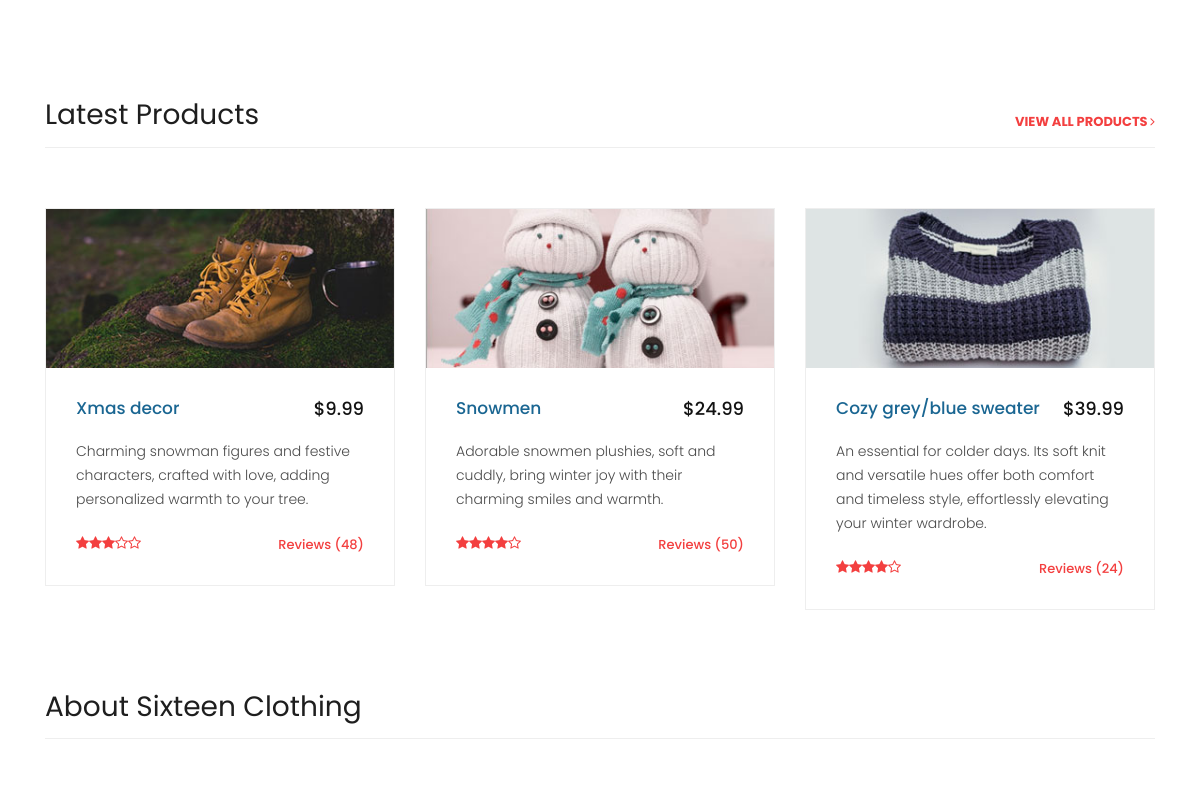
Before: / (middle part) with the older database file.
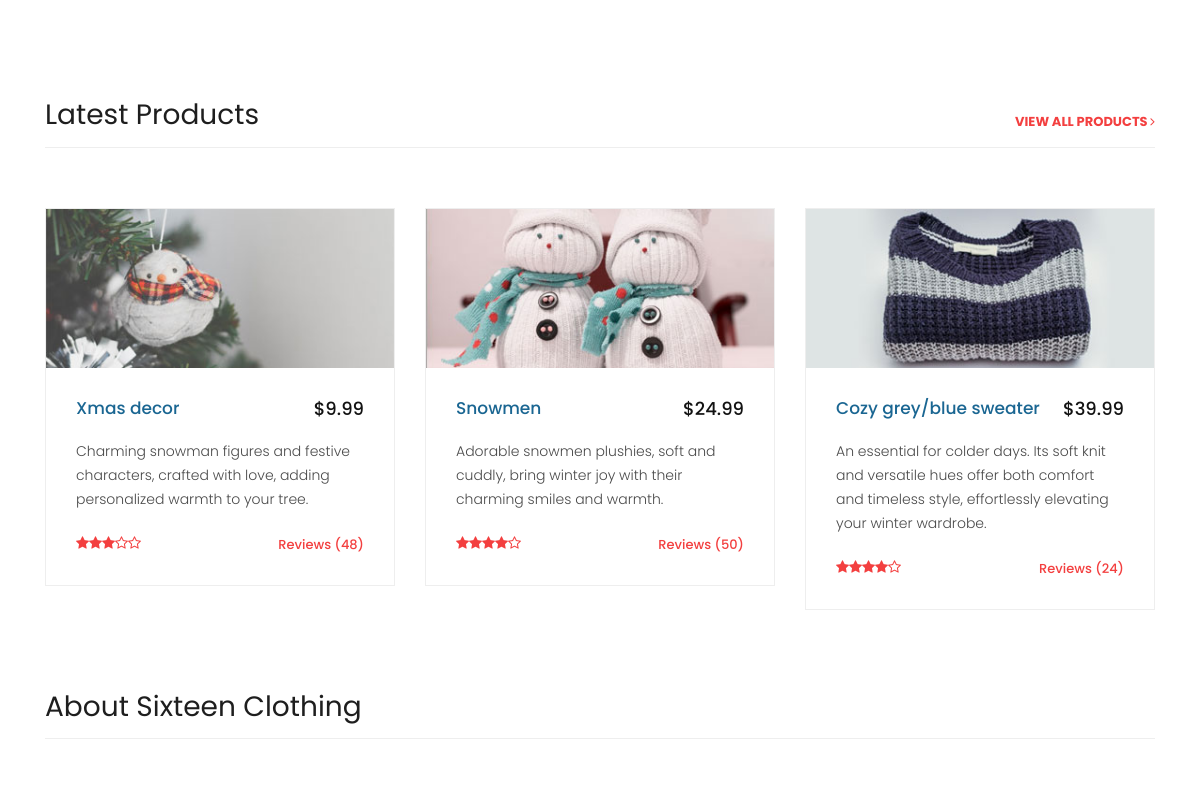
After: the same page with the newer database file.
### tables this page shows
CREATE TABLE `products` (
                            `id` int(11) NOT NULL,
                            `name` varchar(30) NOT NULL,
                            `price` decimal(10,2) NOT NULL,
                            `properties` text NOT NULL,
                            `stars` int(5) NOT NULL,
                            `img_src` varchar(126) NOT NULL,
                            `featured` tinyint(4) DEFAULT NULL,
                            `flash_deal` tinyint(4) DEFAULT NULL,
                            `last_minute` tinyint(4) DEFAULT NULL,
                            `date` timestamp NULL DEFAULT current_timestamp()
);

### lib/db.php (called while the page is built, shortened)
<?php
class db
{
    private $host = "localhost";
    private $username = "root";
    private $password = "";
    private $dbName = "sixteen";
    private \PDO $connection;
    public function __construct(
        string $host = "",
        int $port = 3306,
        string $username = "",
        string $password = "",
        string $dbName = ""
    )
    {
        try {
            $this->connection = new \PDO (
                "mysql:host=$this->host;dbname=$this->dbName;charset=utf8mb4",
                $this->username,
                $this->password
            );
        }
        catch (\PDOException $e) {
            echo "Connection failed: " . $e->getMessage();
        }
    }
    public  function getLatestItems(): array
    {
        $sql = "SELECT * FROM products ORDER BY date DESC LIMIT 3";
        $query = $this->connection->query($sql);
        $data = $query->fetchAll(\PDO::FETCH_ASSOC);
        $latestItems = [];
        foreach ($data as $item) {
            $latestItems[] = [
                'id' => $item['id'],
                'name' => $item['name'],
                'price' => $item['price'],
                'properties' => $item['properties'],
                'stars' => $item['stars'],
                'img_src' => $item['img_src'],
                'featured' => $item['featured'],
                'flash_deal' => $item['flash_deal'],
                'last_minute' => $item['last_minute'],
                'date' => $item['date']
            ];
        }
        return $latestItems;
    }
}

### parts/latest_products.php (the view, shortened to what this page needs)
<?php
$db = new MyDb();
$latestItems = $db->getLatestItems();
?>
<div class="latest-products">
    <div class="container">
        <div class="row">
            <div class="col-md-12">
                <div class="section-heading">
                    <h2>Latest Products</h2>
                    <a href="products.php">View All Products <i class="fa fa-angle-right"></i></a>
                </div>
            </div>
            <?php foreach ($latestItems as $item): ?>
                <div class="col-md-4">
                    <div class="product-item">
                        <a href="#"><img src="<?= $item['img_src'] ?>" alt=""></a>
                        <div class="down-content">
                            <a href="#"><h4><?= $item['name'] ?></h4></a>
                            <h6>$<?= $item['price'] ?></h6>
                            <p><?= $item['properties'] ?></p>
                            <ul class="stars">
                                <?php
                                $stars = (int)$item['stars'];
                                for ($i = 1; $i <= 5; $i++) {
                                    $starClass = ($i <= $stars) ? '' : '-o';
                                    echo '<li><i class="fa fa-star' . $starClass . '"></i></li>';
                                }
                                ?>
                            </ul>
                            <span>Reviews (<?= rand(10, 50) ?>)</span>
                        </div>
                    </div>
                </div>
            <?php endforeach; ?>
        </div>
    </div>
</div>

### index.php (shortened to what this page needs)
<!DOCTYPE html>
<html lang="en">
  <head>
    <link href="vendor/bootstrap/css/bootstrap.min.css" rel="stylesheet">
    <link rel="stylesheet" href="assets/css/fontawesome.css">
    <link rel="stylesheet" href="assets/css/templatemo-sixteen.css">
    <link rel="stylesheet" href="assets/css/owl.css">
  </head>
  <body>
    <?php
    include_once "parts/header.php";
    ?>
    <?php
    include_once "parts/latest_products.php";
    ?>
    <div class="best-features">
      <div class="container">
        <div class="row">
          <div class="col-md-12">
            <div class="section-heading">
              <h2>About Sixteen Clothing</h2>
            </div>
          </div>
        </div>
      </div>
    </div>
  </body>
</html>

### parts/header.php (shortened to what this page needs)
<?php
include "lib/db.php";
?>
<link rel="stylesheet" href="assets/css/login.css">

### assets/css/templatemo-sixteen.css (style rules this page uses)
body { font-family: 'Poppins', sans-serif; overflow-x: hidden; text-rendering: optimizeLegibility; -webkit-font-smoothing: antialiased; -moz-osx-font-smoothing: grayscale; }
p { margin-bottom: 0px; font-size: 14px; font-weight: 300; color: #4a4a4a; line-height: 24px; }
a { text-decoration: none!important; }
ul { padding: 0; margin: 0; list-style: none; }
h1,h2,h3,h4,h5,h6 { margin: 0px; }
.section-heading { text-align: left; margin-bottom: 60px; border-bottom: 1px solid #eee; }
.section-heading h2 { font-size: 28px; font-weight: 400; color: #1e1e1e; margin-bottom: 15px; }
.latest-products { margin-top: 100px; }
.latest-products .section-heading a { float: right; margin-top: -35px; text-transform: uppercase; font-size: 13px; font-weight: 700; color: #f33f3f; }
.product-item { border: 1px solid #eee; margin-bottom: 30px; }
.product-item .down-content { padding: 30px; position: relative; }
.product-item img { width: 100%; overflow: hidden; }
.product-item .down-content h4 { font-size: 17px; color: #1a6692; margin-bottom: 20px; }
.product-item .down-content h6 { position: absolute; top: 30px; right: 30px; font-size: 18px; color: #121212; }
.product-item .down-content p { margin-bottom: 20px; }
.product-item .down-content ul li { display: inline-block; }
.product-item .down-content ul li i { color: #f33f3f; font-size: 14px; }
.product-item .down-content span { position: absolute; right: 30px; bottom: 30px; font-size: 13px; color: #f33f3f; font-weight: 500; }
.best-features { margin-top: 50px; }
.best-features .container .row { border-bottom: 1px solid #eee; padding-bottom: 60px; }

Changed rows visible on the page:
changed products "Xmas decor": img_src: a different picture
